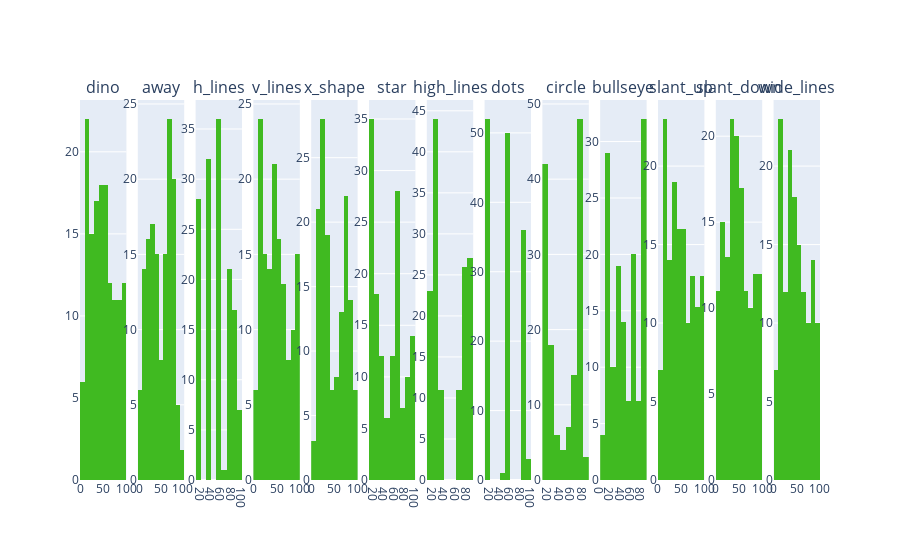

This figure's notebook cell:
### Markdown cell above
**Выводы**: переменная Y меняется в пределах от 0 до 100. Распределение неравномерное, мультимодальное, но есть две ярковыраженных моды: в диапазоне 12.5-17.5 и в диапазоне 47.5-52.5.

### Code cell
# Найти все категории
unique_datasets = df['dataset'].unique()

# Создать сетку для графиков
fig = make_subplots(rows=1, cols=len(unique_datasets), subplot_titles=unique_datasets)

# Добавить гистограму для каждой категории
for i, dataset in enumerate(unique_datasets):
    df_group = df[df['dataset'] == dataset]
    fig.add_trace(go.Histogram(x=df_group['y'], name=dataset, marker_color = corp_col), row=1, col=i+1)

fig.update_layout(showlegend=False)

fig.show()

### Figure 1 — Plotly figure (JSON) as saved in the notebook; plotly's stock layout.template omitted (floating-point values rounded to 4 significant figures; data arrays with more than 128 entries replaced by an {"elided": "..."} marker saying what was removed)
{"data": [{"marker": {"color": "#40ba21"}, "name": "dino", "type": "histogram", "x": {"elided": "142 float values"}, "xaxis": "x", "yaxis": "y"}, {"marker": {"color": "#40ba21"}, "name": "away", "type": "histogram", "x": {"elided": "142 float values"}, "xaxis": "x2", "yaxis": "y2"}, {"marker": {"color": "#40ba21"}, "name": "h_lines", "type": "histogram", "x": {"elided": "142 float values"}, "xaxis": "x3", "yaxis": "y3"}, {"marker": {"color": "#40ba21"}, "name": "v_lines", "type": "histogram", "x": {"elided": "142 float values"}, "xaxis": "x4", "yaxis": "y4"}, {"marker": {"color": "#40ba21"}, "name": "x_shape", "type": "histogram", "x": {"elided": "142 float values"}, "xaxis": "x5", "yaxis": "y5"}, {"marker": {"color": "#40ba21"}, "name": "star", "type": "histogram", "x": {"elided": "142 float values"}, "xaxis": "x6", "yaxis": "y6"}, {"marker": {"color": "#40ba21"}, "name": "high_lines", "type": "histogram", "x": {"elided": "142 float values"}, "xaxis": "x7", "yaxis": "y7"}, {"marker": {"color": "#40ba21"}, "name": "dots", "type": "histogram", "x": {"elided": "142 float values"}, "xaxis": "x8", "yaxis": "y8"}, {"marker": {"color": "#40ba21"}, "name": "circle", "type": "histogram", "x": {"elided": "142 float values"}, "xaxis": "x9", "yaxis": "y9"}, {"marker": {"color": "#40ba21"}, "name": "bullseye", "type": "histogram", "x": {"elided": "142 float values"}, "xaxis": "x10", "yaxis": "y10"}, {"marker": {"color": "#40ba21"}, "name": "slant_up", "type": "histogram", "x": {"elided": "142 float values"}, "xaxis": "x11", "yaxis": "y11"}, {"marker": {"color": "#40ba21"}, "name": "slant_down", "type": "histogram", "x": {"elided": "142 float values"}, "xaxis": "x12", "yaxis": "y12"}, {"marker": {"color": "#40ba21"}, "name": "wide_lines", "type": "histogram", "x": {"elided": "142 float values"}, "xaxis": "x13", "yaxis": "y13"}], "layout": {"annotations": [{"font": {"size": 16}, "showarrow": false, "text": "dino", "x": 0.03136, "xanchor": "center", "xref": "paper", "y": 1, "yanchor": "bottom", "yref": "paper"}, {"font": {"size": 16}, "showarrow": false, "text": "away", "x": 0.1095, "xanchor": "center", "xref": "paper", "y": 1, "yanchor": "bottom", "yref": "paper"}, {"font": {"size": 16}, "showarrow": false, "text": "h_lines", "x": 0.1876, "xanchor": "center", "xref": "paper", "y": 1, "yanchor": "bottom", "yref": "paper"}, {"font": {"size": 16}, "showarrow": false, "text": "v_lines", "x": 0.2657, "xanchor": "center", "xref": "paper", "y": 1, "yanchor": "bottom", "yref": "paper"}, {"font": {"size": 16}, "showarrow": false, "text": "x_shape", "x": 0.3438, "xanchor": "center", "xref": "paper", "y": 1, "yanchor": "bottom", "yref": "paper"}, {"font": {"size": 16}, "showarrow": false, "text": "star", "x": 0.4219, "xanchor": "center", "xref": "paper", "y": 1, "yanchor": "bottom", "yref": "paper"}, {"font": {"size": 16}, "showarrow": false, "text": "high_lines", "x": 0.5, "xanchor": "center", "xref": "paper", "y": 1, "yanchor": "bottom", "yref": "paper"}, {"font": {"size": 16}, "showarrow": false, "text": "dots", "x": 0.5781, "xanchor": "center", "xref": "paper", "y": 1, "yanchor": "bottom", "yref": "paper"}, {"font": {"size": 16}, "showarrow": false, "text": "circle", "x": 0.6562, "xanchor": "center", "xref": "paper", "y": 1, "yanchor": "bottom", "yref": "paper"}, {"font": {"size": 16}, "showarrow": false, "text": "bullseye", "x": 0.7343, "xanchor": "center", "xref": "paper", "y": 1, "yanchor": "bottom", "yref": "paper"}, {"font": {"size": 16}, "showarrow": false, "text": "slant_up", "x": 0.8124, "xanchor": "center", "xref": "paper", "y": 1, "yanchor": "bottom", "yref": "paper"}, {"font": {"size": 16}, "showarrow": false, "text": "slant_down", "x": 0.8905, "xanchor": "center", "xref": "paper", "y": 1, "yanchor": "bottom", "yref": "paper"}, {"font": {"size": 16}, "showarrow": false, "text": "wide_lines", "x": 0.9686, "xanchor": "center", "xref": "paper", "y": 1, "yanchor": "bottom", "yref": "paper"}], "showlegend": false, "xaxis": {"anchor": "y", "domain": [0, 0.06272]}, "xaxis10": {"anchor": "y10", "domain": [0.703, 0.7657]}, "xaxis11": {"anchor": "y11", "domain": [0.7811, 0.8438]}, "xaxis12": {"anchor": "y12", "domain": [0.8592, 0.9219]}, "xaxis13": {"anchor": "y13", "domain": [0.9373, 1.0]}, "xaxis2": {"anchor": "y2", "domain": [0.07811, 0.1408]}, "xaxis3": {"anchor": "y3", "domain": [0.1562, 0.2189]}, "xaxis4": {"anchor": "y4", "domain": [0.2343, 0.297]}, "xaxis5": {"anchor": "y5", "domain": [0.3124, 0.3751]}, "xaxis6": {"anchor": "y6", "domain": [0.3905, 0.4533]}, "xaxis7": {"anchor": "y7", "domain": [0.4686, 0.5314]}, "xaxis8": {"anchor": "y8", "domain": [0.5467, 0.6095]}, "xaxis9": {"anchor": "y9", "domain": [0.6249, 0.6876]}, "yaxis": {"anchor": "x", "domain": [0, 1]}, "yaxis10": {"anchor": "x10", "domain": [0, 1]}, "yaxis11": {"anchor": "x11", "domain": [0, 1]}, "yaxis12": {"anchor": "x12", "domain": [0, 1]}, "yaxis13": {"anchor": "x13", "domain": [0, 1]}, "yaxis2": {"anchor": "x2", "domain": [0, 1]}, "yaxis3": {"anchor": "x3", "domain": [0, 1]}, "yaxis4": {"anchor": "x4", "domain": [0, 1]}, "yaxis5": {"anchor": "x5", "domain": [0, 1]}, "yaxis6": {"anchor": "x6", "domain": [0, 1]}, "yaxis7": {"anchor": "x7", "domain": [0, 1]}, "yaxis8": {"anchor": "x8", "domain": [0, 1]}, "yaxis9": {"anchor": "x9", "domain": [0, 1]}}}
